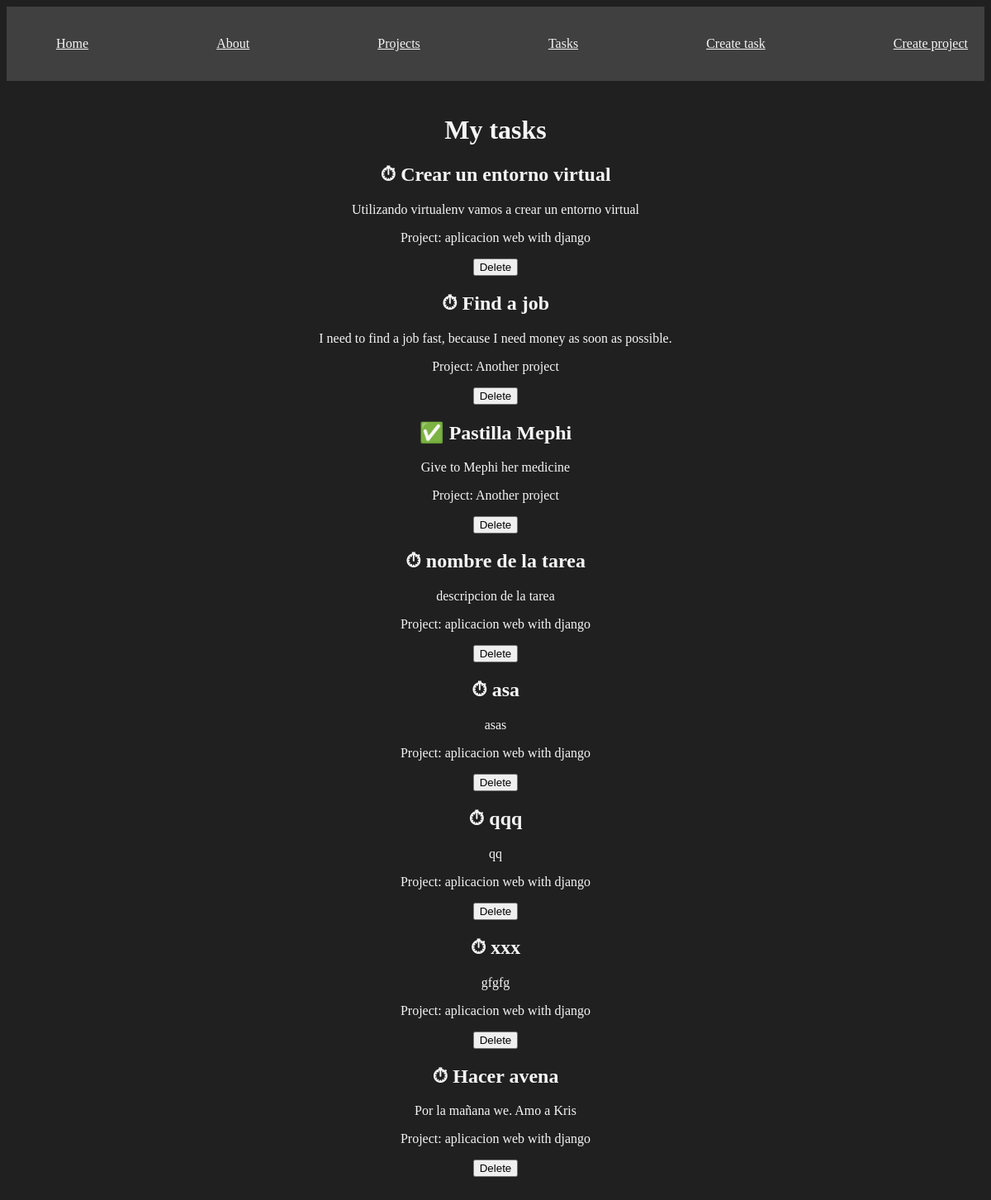
Page /tasks/ on the earlier database version.
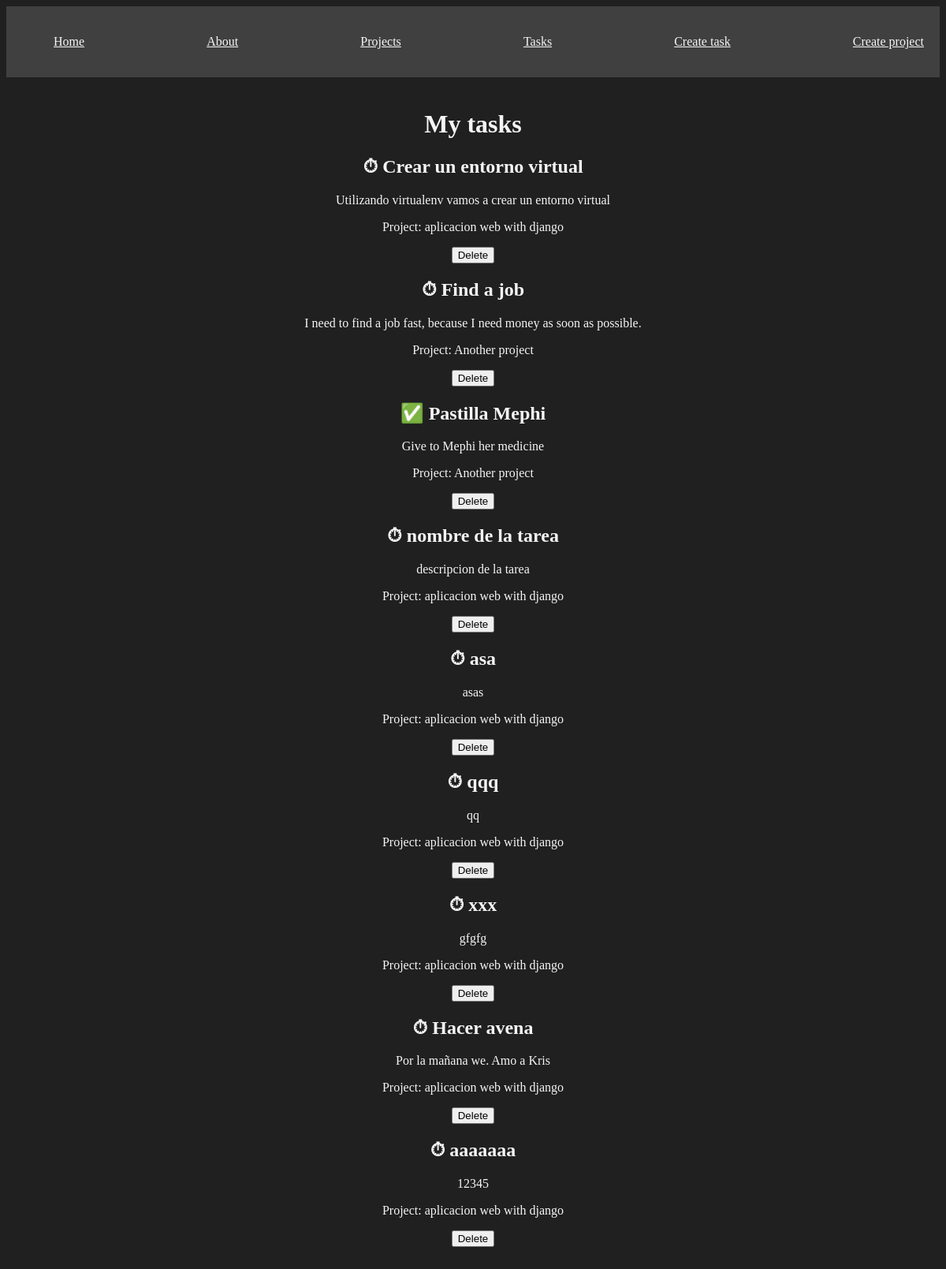
Same page on the later database version.
### myapp/models.py (models this page shows, shortened)
class Task(models.Model):
  title = models.CharField(max_length=200)
  description = models.TextField()
  project = models.ForeignKey(Project, on_delete=models.CASCADE)
  done = models.BooleanField(default=False)

class Project(models.Model):
  name = models.CharField(max_length=200)

### myapp/views.py (the view)
# urls.py: path('tasks/', views.tasks, name='tasks'),
def tasks(request):
  tasks = Task.objects.all()
  return render(request, 'tasks/tasks.html', {
    'tasks': tasks,
  })

### myapp/templates/tasks/tasks.html
{% extends 'layouts/base.html' %}
{% block content %}
<h1>My tasks</h1>
<article>
  {% for task in tasks %}
  <h2>{% if task.done %} ✅ {% else %} ⏱ {% endif %} {{ task.title }}</h2>
  <p>{{ task.description }}</p>
  <p>Project: {{ task.project.name }}</p>
  <button type="button">Delete</button>
  <br>
  {% endfor %}
</article>
{% endblock %}

Differences in the rows shown:
added Task: title "aaaaaaa", description "12345", project.name "aplicacion web with django"
